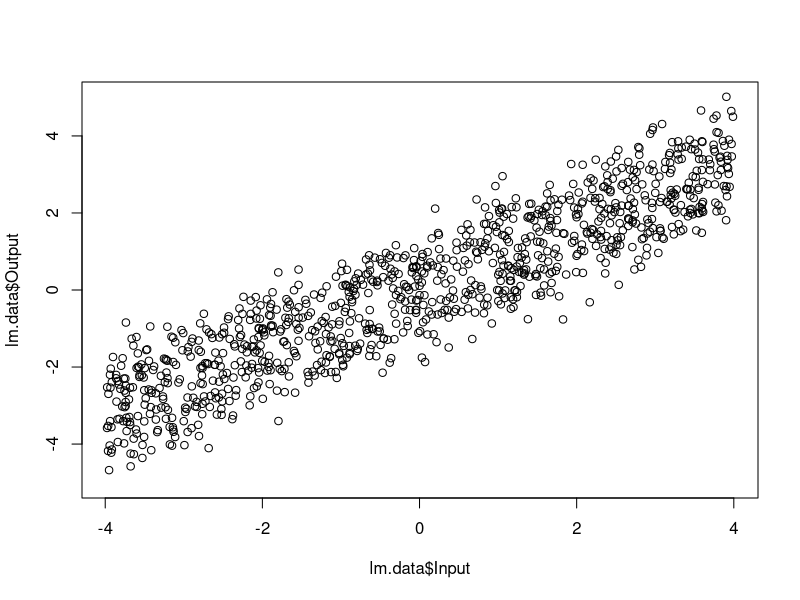
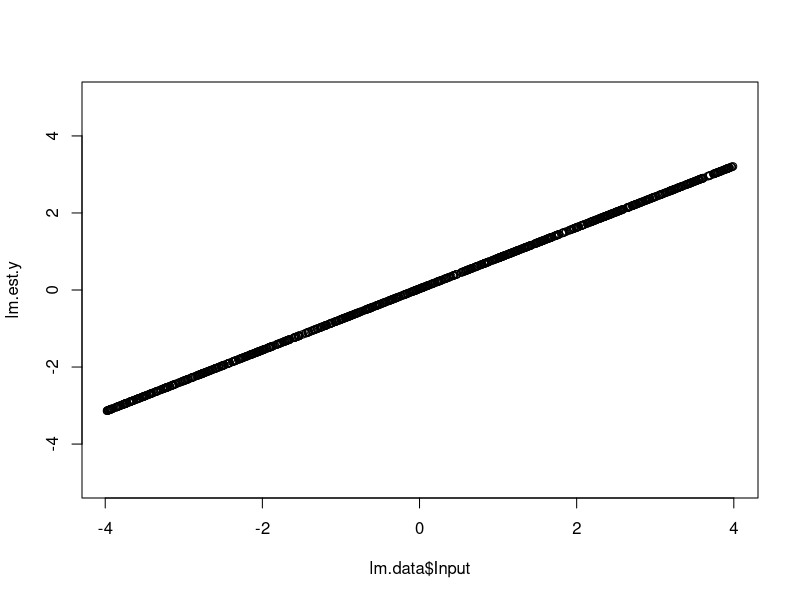
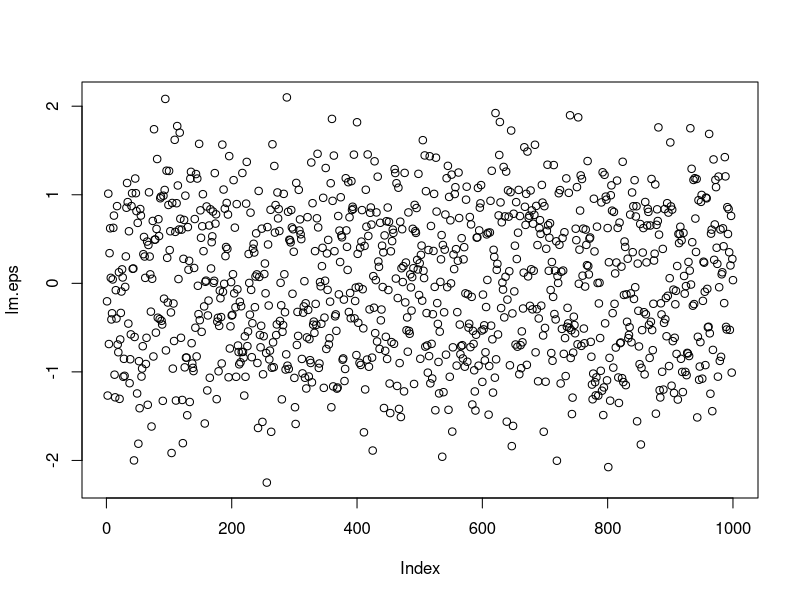
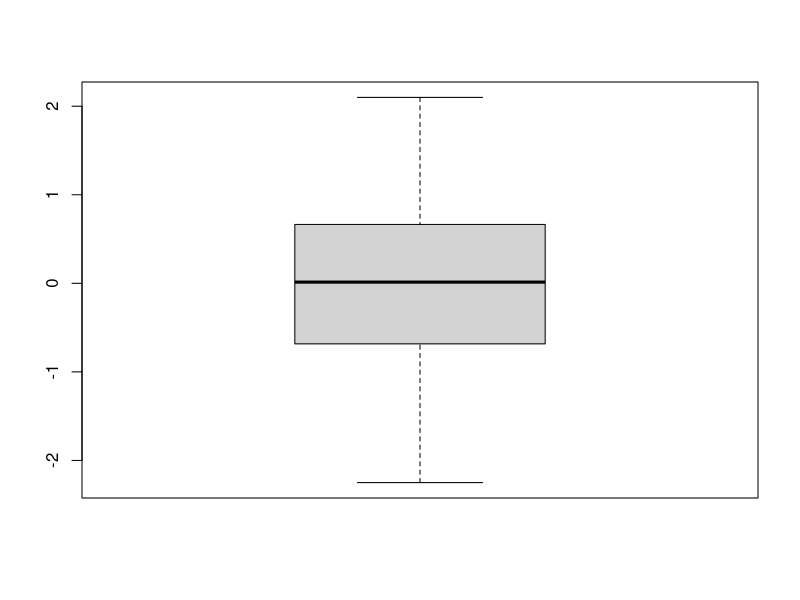
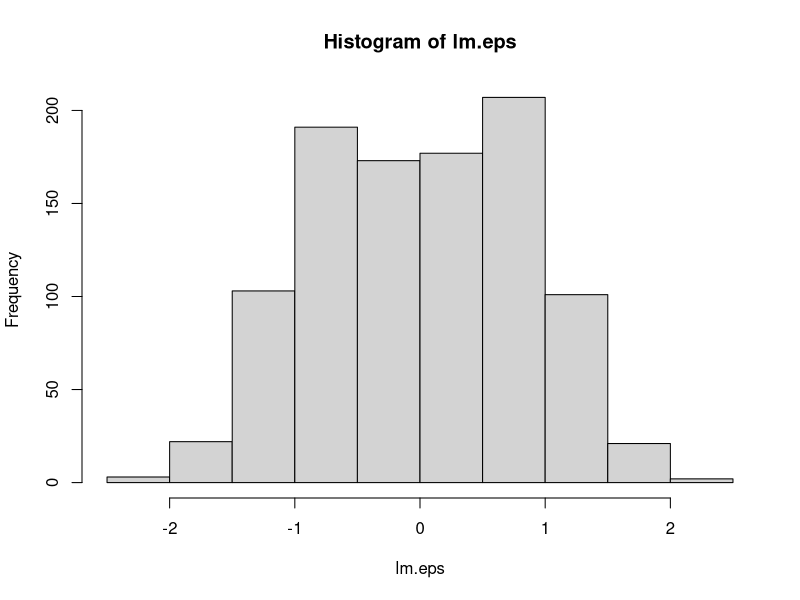
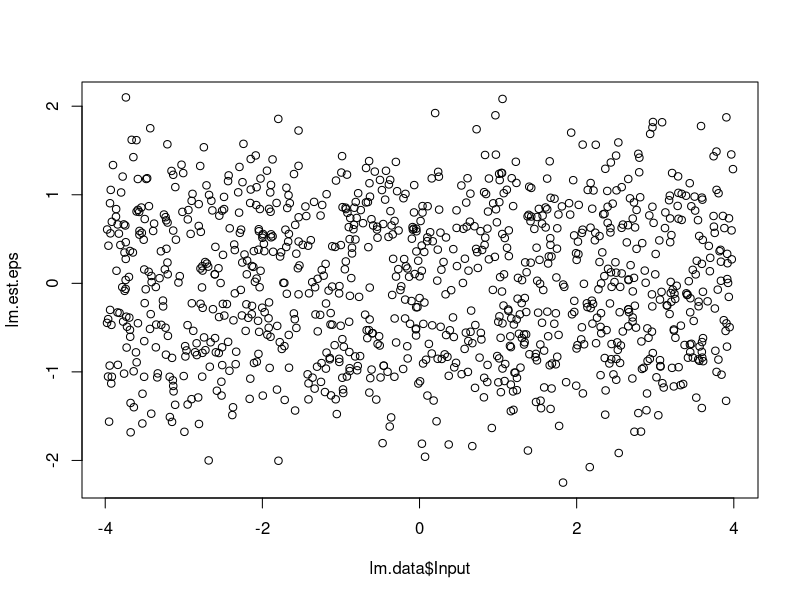
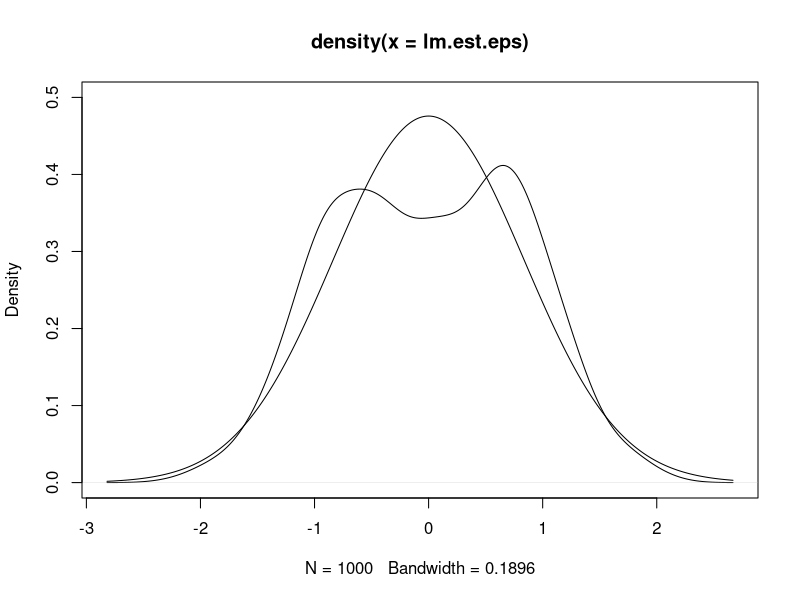

Source code (R) for these figures, in order:
## ---- chunk 1
options(scipen = 5)
## ---- chunk 2
# Import linear model ('lm') data
lm.data <- read.csv("ResidualAnalysisProjectData_1.csv")
## ---- chunk 3
head(lm.data)
## ---- chunk 4
plot(lm.data$Input, lm.data$Output, ylim = c(-5, 5))
## ---- chunk 5
lm.estimate <- lm(Output ~ Input, data = lm.data)
names(lm.estimate)
## ---- chunk 6
lm.estimate$coefficients

lm.est.b <- lm.estimate$coefficients[1]
lm.est.a <- lm.estimate$coefficients[2]

lm.est.y <- lm.est.a * lm.data$Input + lm.est.b
plot(lm.data$Input, lm.est.y, ylim = c(-5, 5))
## ---- chunk 7
lm.eps <- lm.data$Output - lm.est.y
plot(lm.eps)
## ---- chunk 8
head(lm.estimate$fitted.values)
head(lm.est.y)

(all.equal(as.vector(lm.estimate$fitted.values), lm.est.y))
## ---- chunk 9
(lm.est.summary <- summary(lm.estimate))
## ---- chunk 10
boxplot(lm.eps)
hist(lm.eps)
## ---- chunk 11
names(lm.est.summary)
lm.est.summary$sigma
lm.est.summary$sigma^2
## ---- chunk 12
lm.sigma.sq.byvar <- var(lm.eps)
## ---- chunk 13
#XXX ???
lm.sigma.sq.bysum <- sum(lm.eps - mean(lm.eps))^2
## ---- chunk 14
c(lm.sigma.sq.byvar, lm.sigma.sq.bysum, lm.est.summary$sigma^2)
## ---- chunk 15
lm.est.eps <- lm.estimate$residuals
plot(lm.data$Input, lm.est.eps)

lm.est.eps.density <- density(lm.est.eps)
plot(lm.est.eps.density, ylim = c(0, 0.5))
lines(lm.est.eps.density$x, 
      dnorm(lm.est.eps.density$x, mean = mean(lm.est.eps), sd = sd(lm.est.eps)))
